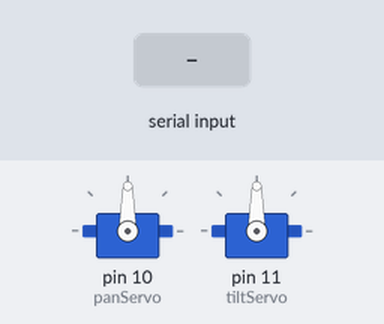
A sketch run on a simulated Arduino Uno, built with avr-gcc and run on an emulated ATmega328P. Shown: 2 × servo. Inputs (shaded band) come from the test bench.

Above: at 1.2 s.
1.3 s: "a,45\n" received over Serial
At 2.7 s:
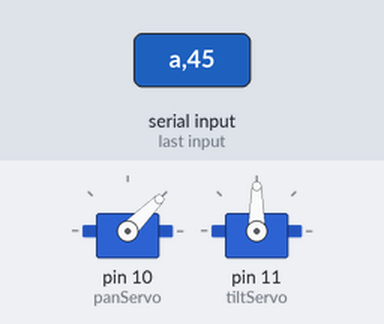
Timing chart, 0 to 4.3 s (numbered marks = the images above; inputs shaded):
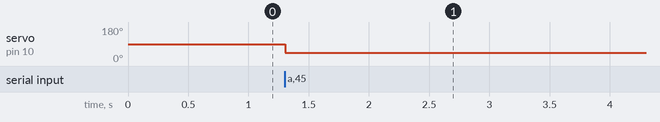

Measured:
- after the input at 1.3 s, servo on pin 10 (panServo): 90° → 45° at once

The sketch:

servoCode.ino
```cpp
#include <Servo.h>
#include <math.h>

Servo panServo;
Servo tiltServo;

char x, y;
long int v;

void servoSerialControl(){
  if (Serial.available() > 2) {
    x = Serial.read();
    v = Serial.parseInt();
  if(x =='a'){
      panServo.write(v);
    }
    delay(10);

  if(x =='b'){
      tiltServo.write(v);
    }
    delay(10);
  }
}

void setup() {
  // put your setup code here, to run once:
  Serial.begin(9600);
  panServo.attach(10);
  tiltServo.attach(11);
}

void loop() {
  servoSerialControl();
}
```
